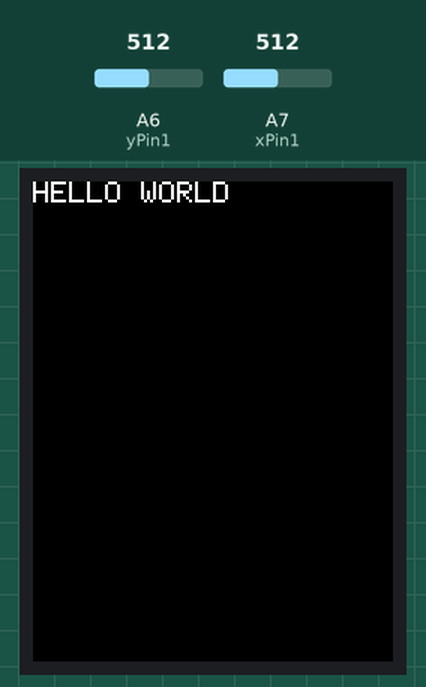
Bench run of a sketch on a simulated Arduino Nano, built with avr-gcc and run on an emulated ATmega328P. Shown: 240×320 colour display. Inputs (shaded band) come from the test bench; at power-on: A6 (yPin1) = 512, A7 (xPin1) = 512. What the sketch prints to the serial monitor is not drawn.

Above: at 0.3 s.
3.6 s: A6 (yPin1) set to 716
5.1 s: A7 (xPin1) set to 306
6.9 s: A6 (yPin1) set to 900
9.8 s: A7 (xPin1) set to 122
At 11.0 s:
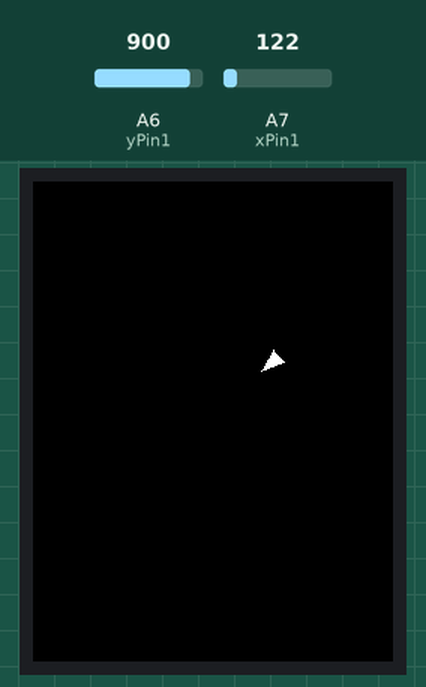
11.9 s: A7 (xPin1) set to 0
14.3 s: A6 (yPin1) set to 1023
Timing chart, 0 to 17.3 s (numbered marks = the images above; inputs shaded):
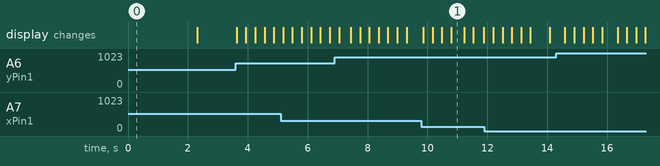

The sketch:

triangle-rotation-proof-of-concept.ino
```cpp
#include <Adafruit_GFX.h>
#include <Adafruit_ILI9341.h>
#include <math.h>

#define SCREEN_HEIGHT 320  // OLED display width, in pixels
#define SCREEN_WIDTH 240   // OLED display height, in pixels
#define _USE_MATH_DEFINES

//For Adafruit shield, these are default.
#define TFT_DC 9
#define TFT_CS 10

#define TRIANGLE_HEIGHT 10
#define TRIANGLE_BASE 10

Adafruit_ILI9341 tft = Adafruit_ILI9341(TFT_CS, TFT_DC);

//RIGHT JOYSTICK PINS
int xPin1 = A7;
int yPin1 = A6;

//JOYSTICK INPUTS
int xJoy = 0;
int yJoy = 0;

float xDir = 0;
float yDir = 0;

//center of the triangle on TFT display
int cx = SCREEN_HEIGHT / 2;
int cy = SCREEN_WIDTH / 2;

// Constants
const float maxRotationSpeed = 0.25;  // Maximum speed of rotation
const float maxAcceleration = 0.15;    // Acceleration toward target speed
const float dampingFactor = 0.95;    // Damping factor to slow down the speed gradually

// Variables for angular momentum
float angularSpeed = 0;      // Current angular speed
float angularSpeed2B = 0;       // Desired speed based on joystick input
float theta = -PI / 2;        // Initial angle (pointing up)
float angularAcceleration = 0;      // Variable for acceleration

unsigned long lastTime = 0;  // For time-based updates

//triangle vertices
uint16_t vx = 0;
uint16_t vy = 0;

//base vertices
uint16_t b1X = 0;
uint16_t b1Y = 0;
uint16_t b2X = 0;
uint16_t b2Y = 0;

int frameRate = 30;
unsigned long lastFrame = 0;

void setup() {
  Serial.begin(9600);
  tft.begin();
  tft.fillScreen(ILI9341_BLACK);
  tft.setCursor(0, 0);
  tft.setTextSize(2);
  // tft.setRotation(4);

  tft.println("HELLO WORLD");
  delay(2000);
  tft.fillScreen(ILI9341_BLACK);
  // put your setup code here, to run once:
}

float constrainValues(int pin, float value, float from, float to, float low, float high) {
  value = map(analogRead(pin), from, to, low, high);
  value = constrain(value, low, high);
  // Serial.print("constrained: ");
  // Serial.print(value);
  // Serial.println();
  return value;
}

bool deadZone(float value) {
  // return value > -0.03 && value < -0.02;
  return value > -0.1 && value < 0.1;
}

void loop() {
  // put your main code here, to run repeatedly:
  xDir = constrainValues(xPin1, xJoy, 0, 1023, -100.0, 100) / 100.0;
  yDir = constrainValues(yPin1, yJoy, 0, 1023, -100.0, 100) / 100.0;
  if (millis() > lastFrame + frameRate) {
    unsigned long currentFrame = millis();
    // float deltaTime = (currentFrame - lastFrame) / 1000.0; // Convert ms to seconds
    lastFrame = currentFrame;
    tft.fillTriangle(vx, vy, b1X, b1Y, b2X, b2Y, ILI9341_BLACK);
    checkDirection();
    moveDirection();
    triangleMath();
    tft.fillTriangle(vx, vy, b1X, b1Y, b2X, b2Y, ILI9341_WHITE);
  }
  Serial.println(xDir);
  Serial.println(yDir);

  // tft.fillScreen(ILI9341_BLACK);
}

// Function to check joystick direction and set target speed
void checkDirection() {
  if (!deadZone(xDir) || !deadZone(yDir)) {
    // Calculate target angle from joystick direction
    float targetAngle = atan2(-xDir, -yDir);

    // Calculate the angular difference between current angle and target angle
    float angleDiff = targetAngle - theta;

    // Normalize the angle difference to the range [-PI, PI]
    if (angleDiff > PI) angleDiff -= 2 * PI;
    if (angleDiff < -PI) angleDiff += 2 * PI;

    // Set the target speed to the angular difference, but limit it to maxSpeed
    angularSpeed2B = constrain(angleDiff, -maxRotationSpeed, maxRotationSpeed);
  } else {
    // If joystick is in the dead zone, stop rotation smoothly
    angularSpeed2B = 0;
  }
}

// Function to apply angular momentum and update current angle smoothly
void moveDirection() {
  float angleDiff = angularSpeed2B - angularSpeed;

  angularAcceleration = maxAcceleration * (abs(angleDiff) / PI);
  if(angularAcceleration < 0.001) angularAcceleration = 0;

  // Gradually ease the current speed toward the target speed to smooth out the rotation
  if (angularSpeed < angularSpeed2B) {
    angularSpeed += angularAcceleration;
    if (angularSpeed > angularSpeed2B) angularSpeed = angularSpeed2B;
  } else if (angularSpeed > angularSpeed2B) {
    angularSpeed -= angularAcceleration;
    if (angularSpeed < angularSpeed2B) angularSpeed = angularSpeed2B;
  }

  // Apply damping when joystick is in the dead zone
  if (deadZone(xDir) && deadZone(yDir)) {
    angularSpeed *= dampingFactor;
    if (abs(angularSpeed) < 0.001) angularSpeed = 0; // Stop if speed is negligible
  }

  // Update the current angle based on the current speed
  theta += angularSpeed;

  // Ensure the angle stays within the range [0, 2*PI]
  if (theta > 2 * PI) theta -= 2 * PI;
  if (theta < 0) theta += 2 * PI;
}


void triangleMath() {

  // if (!deadZone(-xDir) || !deadZone(-yDir)) {
  //   theta = atan2(-xDir, -yDir);
  //   // theta = lastTheta;
  // }
  // float deltaTime = (millis() - lastTime / 1000.0)

  //vertex points
  vx = cx + (TRIANGLE_HEIGHT * cos(theta));
  vy = cy + (TRIANGLE_HEIGHT * sin(theta));

  //base vertices
  b1X = cx - (TRIANGLE_HEIGHT / 2) * cos(theta)
        + (TRIANGLE_BASE / 2) * cos(theta + PI / 2);
  b1Y = cy - (TRIANGLE_HEIGHT / 2) * sin(theta)
        + (TRIANGLE_BASE / 2) * sin(theta + PI / 2);
  b2X = cx - (TRIANGLE_HEIGHT / 2) * cos(theta)
        - (TRIANGLE_BASE / 2) * cos(theta + PI / 2);
  b2Y = cy - (TRIANGLE_HEIGHT / 2) * sin(theta)
        - (TRIANGLE_BASE / 2) * sin(theta + PI / 2);
}
```
